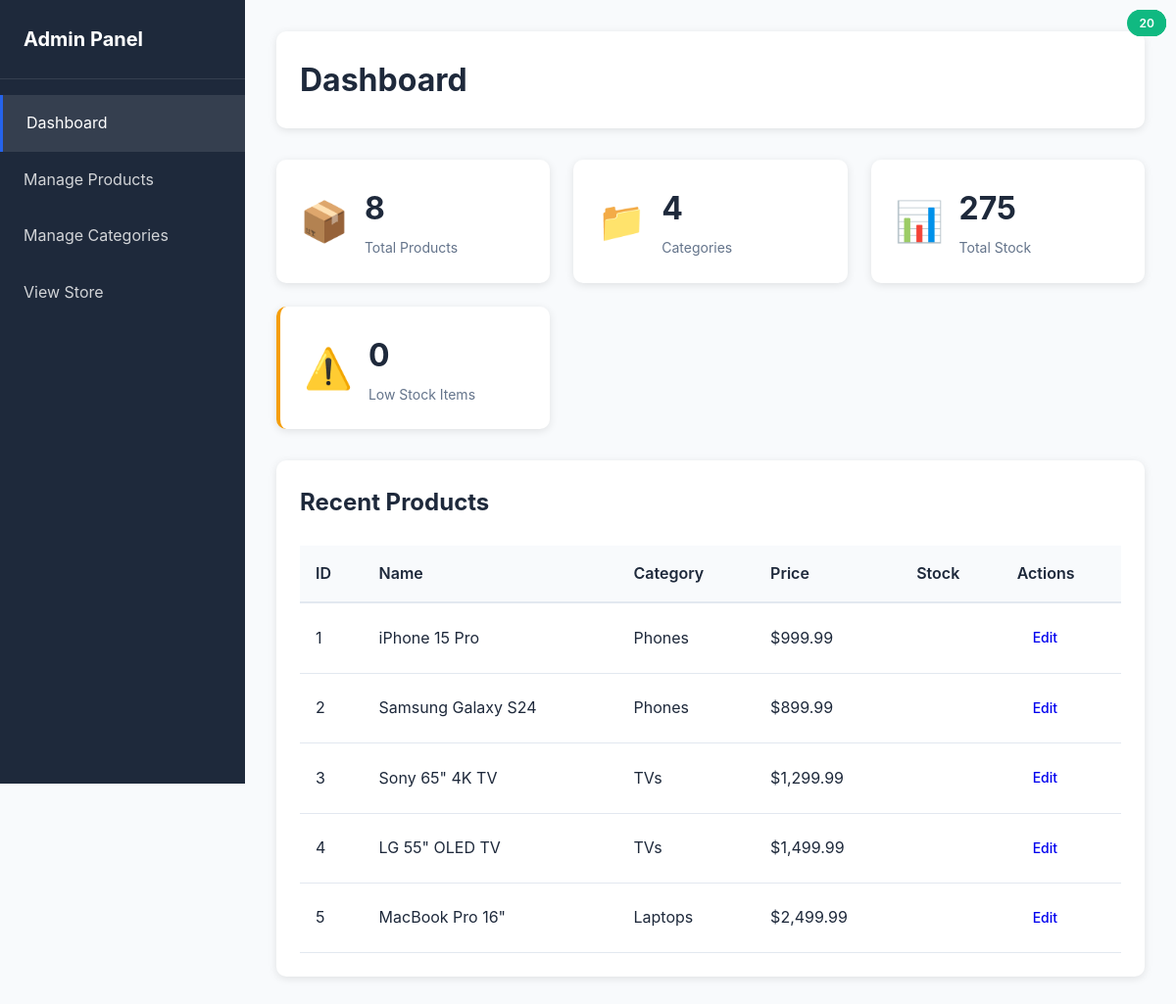
The app's page /admin/index.php with its own data.
### tables this page shows
CREATE TABLE IF NOT EXISTS products (
    id INT AUTO_INCREMENT PRIMARY KEY,
    name VARCHAR(255) NOT NULL,
    description TEXT,
    price DECIMAL(10, 2) NOT NULL,
    category_id INT NOT NULL,
    image_url VARCHAR(500),
    stock_quantity INT DEFAULT 0,
    created_at TIMESTAMP DEFAULT CURRENT_TIMESTAMP,
    updated_at TIMESTAMP DEFAULT CURRENT_TIMESTAMP ON UPDATE CURRENT_TIMESTAMP,
    FOREIGN KEY (category_id) REFERENCES categories(id) ON DELETE CASCADE
);

CREATE TABLE IF NOT EXISTS categories (
    id INT AUTO_INCREMENT PRIMARY KEY,
    name VARCHAR(100) NOT NULL,
    description TEXT,
    created_at TIMESTAMP DEFAULT CURRENT_TIMESTAMP
);

### includes/functions.php (called while the page is built, shortened)
<?php
function formatPrice($price) {
    return '$' . number_format($price, 2);
}
?>

### admin/index.php (the view, shortened to what this page needs)
<?php
require_once '../includes/functions.php';
$pdo = getDBConnection();
$total_products = $pdo->query("SELECT COUNT(*) as count FROM products")->fetch()['count'];
$total_categories = $pdo->query("SELECT COUNT(*) as count FROM categories")->fetch()['count'];
$total_stock = $pdo->query("SELECT SUM(stock_quantity) as total FROM products")->fetch()['total'];
$low_stock = $pdo->query("SELECT COUNT(*) as count FROM products WHERE stock_quantity < 10 AND stock_quantity > 0")->fetch()['count'];
?>
<!DOCTYPE html>
<html lang="en">
<head>
    <link rel="stylesheet" href="../assets/css/style.css">
    <link rel="stylesheet" href="../assets/css/admin.css">
</head>
<body>
    <div class="admin-wrapper">
        <aside class="admin-sidebar">
            <div class="sidebar-header">
                <h2>Admin Panel</h2>
            </div>
            <nav class="admin-nav">
                <ul>
                    <li><a href="index.php" class="active">Dashboard</a></li>
                    <li><a href="products.php">Manage Products</a></li>
                    <li><a href="categories.php">Manage Categories</a></li>
                    <li><a href="../index.php">View Store</a></li>
                </ul>
            </nav>
        </aside>
        <main class="admin-content">
            <header class="admin-header">
                <h1>Dashboard</h1>
            </header>
            <div class="dashboard-stats">
                <div class="stat-card">
                    <div class="stat-icon">📦</div>
                    <div class="stat-info">
                        <h3><?php echo $total_products; ?></h3>
                        <p>Total Products</p>
                    </div>
                </div>
                <div class="stat-card">
                    <div class="stat-icon">📁</div>
                    <div class="stat-info">
                        <h3><?php echo $total_categories; ?></h3>
                        <p>Categories</p>
                    </div>
                </div>
                <div class="stat-card">
                    <div class="stat-icon">📊</div>
                    <div class="stat-info">
                        <h3><?php echo $total_stock ?? 0; ?></h3>
                        <p>Total Stock</p>
                    </div>
                </div>
                <div class="stat-card warning">
                    <div class="stat-icon">⚠️</div>
                    <div class="stat-info">
                        <h3><?php echo $low_stock; ?></h3>
                        <p>Low Stock Items</p>
                    </div>
                </div>
            </div>
            <div class="dashboard-section">
                <h2>Recent Products</h2>
                <div class="table-container">
                    <table class="data-table">
                        <thead>
                            <tr>
                                <th>ID</th>
                                <th>Name</th>
                                <th>Category</th>
                                <th>Price</th>
                                <th>Stock</th>
                                <th>Actions</th>
                            </tr>
                        </thead>
                        <tbody>
                            <?php
                            $recent_products = $pdo->query("SELECT p.*, c.name as category_name
                                                           FROM products p
                                                           JOIN categories c ON p.category_id = c.id
                                                           ORDER BY p.created_at DESC
                                                           LIMIT 5")->fetchAll();
                            foreach ($recent_products as $product) {
                                $stock_class = $product['stock_quantity'] > 0 ? 'in-stock' : 'out-of-stock';
                                echo "<tr>";
                                echo "<td>{$product['id']}</td>";
                                echo "<td>" . htmlspecialchars($product['name']) . "</td>";
                                echo "<td>{$product['category_name']}</td>";
                                echo "<td>" . formatPrice($product['price']) . "</td>";
                                echo "<td><span class='stock-badge {$stock_class}'>{$product['stock_quantity']}</span></td>";
                                echo "<td>";
                                echo "<a href='products.php?action=edit&id={$product['id']}' class='btn btn-small'>Edit</a>";
                                echo "</td>";
                                echo "</tr>";
                            }
                            ?>
                        </tbody>
                    </table>
                </div>
            </div>
        </main>
    </div>
</body>
</html>

### assets/css/style.css (style rules this page uses)
* { margin: 0; padding: 0; box-sizing: border-box; }
:root { --primary-color: #2563eb; --secondary-color: #64748b; --success-color: #10b981; --danger-color: #ef4444; --warning-color: #f59e0b; --dark-color: #1e293b; --light-color: #f8fafc; --border-color: #e2e8f0; }
body { font-family: -apple-system, BlinkMacSystemFont, 'Segoe UI', Roboto, Oxygen, Ubuntu, Cantarell, sans-serif; line-height: 1.6; color: var(--dark-color); background-color: var(--light-color); }
.btn { display: inline-block; padding: 0.75rem 1.5rem; border: none; border-radius: 5px; text-decoration: none; font-weight: 500; cursor: pointer; transition: all 0.3s; text-align: center; }
.stock-badge { position: absolute; top: 10px; right: 10px; padding: 0.25rem 0.75rem; border-radius: 20px; font-size: 0.75rem; font-weight: 600; }
.stock-badge.in-stock { background: var(--success-color); color: white; }

### assets/css/admin.css (style rules this page uses)
.admin-wrapper { display: flex; min-height: 100vh; background: var(--light-color); }
.admin-sidebar { width: 250px; background: var(--dark-color); color: white; position: fixed; height: 100vh; overflow-y: auto; }
.sidebar-header { padding: 1.5rem; border-bottom: 1px solid rgba(255,255,255,0.1); }
.sidebar-header h2 { font-size: 1.25rem; }
.admin-nav ul { list-style: none; padding: 1rem 0; }
.admin-nav li { margin: 0; }
.admin-nav a { display: block; padding: 1rem 1.5rem; color: rgba(255,255,255,0.8); text-decoration: none; transition: all 0.3s; }
.admin-nav a:hover, .admin-nav a.active { background: rgba(255,255,255,0.1); color: white; border-left: 3px solid var(--primary-color); }
.admin-content { flex: 1; margin-left: 250px; padding: 2rem; }
.admin-header { display: flex; justify-content: space-between; align-items: center; margin-bottom: 2rem; background: white; padding: 1.5rem; border-radius: 10px; box-shadow: 0 2px 8px rgba(0,0,0,0.1); }
.admin-header h1 { font-size: 2rem; color: var(--dark-color); }
.dashboard-stats { display: grid; grid-template-columns: repeat(auto-fit, minmax(250px, 1fr)); gap: 1.5rem; margin-bottom: 2rem; }
.stat-card { background: white; padding: 1.5rem; border-radius: 10px; box-shadow: 0 2px 8px rgba(0,0,0,0.1); display: flex; align-items: center; gap: 1rem; }
.stat-card.warning { border-left: 4px solid var(--warning-color); }
.stat-icon { font-size: 2.5rem; }
.stat-info h3 { font-size: 2rem; color: var(--dark-color); margin-bottom: 0.25rem; }
.stat-info p { color: var(--secondary-color); font-size: 0.875rem; }
.dashboard-section { background: white; padding: 1.5rem; border-radius: 10px; box-shadow: 0 2px 8px rgba(0,0,0,0.1); margin-bottom: 2rem; }
.dashboard-section h2 { margin-bottom: 1.5rem; color: var(--dark-color); }
.table-container { overflow-x: auto; }
.data-table { width: 100%; border-collapse: collapse; background: white; }
.data-table thead { background: var(--light-color); }
.data-table th { padding: 1rem; text-align: left; font-weight: 600; color: var(--dark-color); border-bottom: 2px solid var(--border-color); }
.data-table td { padding: 1rem; border-bottom: 1px solid var(--border-color); }
.btn-small { padding: 0.5rem 1rem; font-size: 0.875rem; }

### records on screen
products: id "1", name "iPhone 15 Pro", category.name "Phones", price "$999.99"
products: id "2", name "Samsung Galaxy S24", category.name "Phones", price "$899.99"
products: id "3", name "Sony 65\" 4K TV", category.name "TVs", price "$1,299.99"
products: id "4", name "LG 55\" OLED TV", category.name "TVs", price "$1,499.99"
products: id "5", name "MacBook Pro 16\"", category.name "Laptops", price "$2,499.99", stock_quantity "20"

### other values on screen
$total_products "8"
$total_categories "4"
$total_stock "275"
$low_stock "0"
